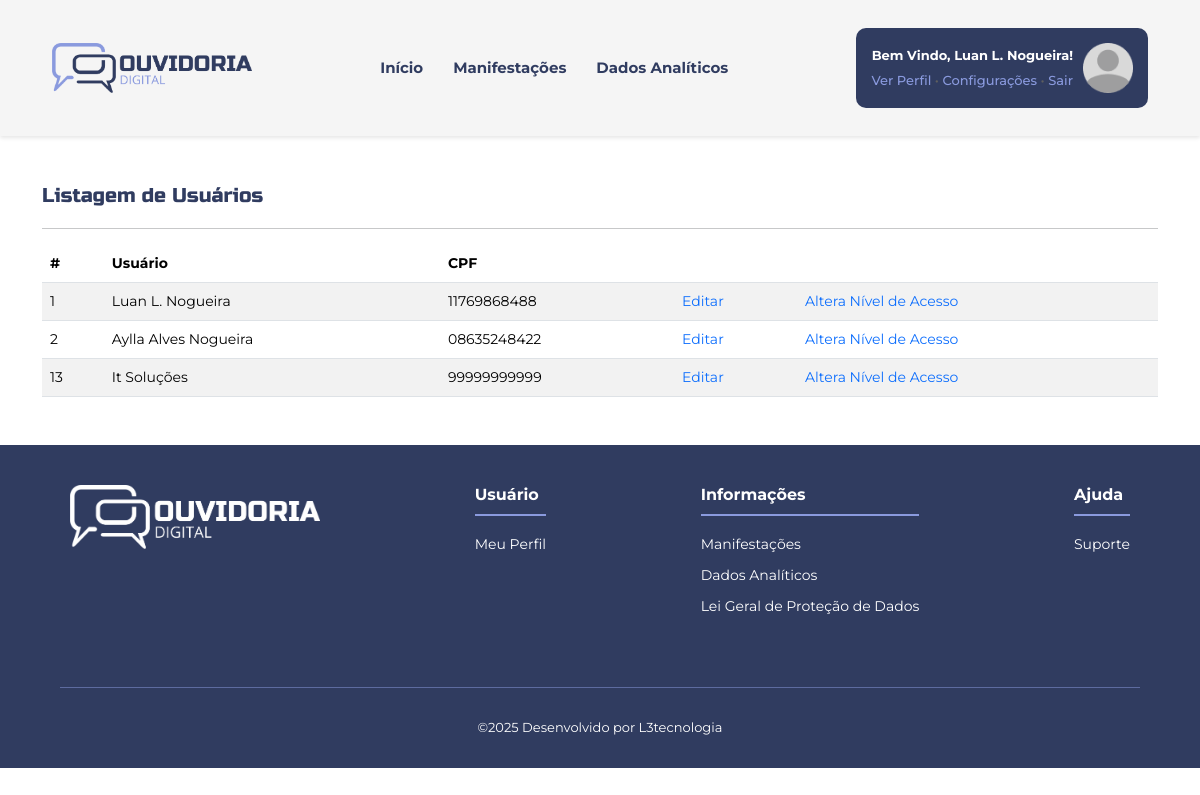
Page /painel_adm/listagem_usuarios.php (signed in) on the committed database.
### tables this page shows
CREATE TABLE `tb_usuario_adm` (
  `id` int(11) NOT NULL,
  `usuario` varchar(200) NOT NULL,
  `cpf` varchar(15) NOT NULL,
  `senha` text NOT NULL,
  `email` varchar(200) NOT NULL,
  `nivel_acesso` varchar(2) NOT NULL,
  `status_atividade` varchar(1) NOT NULL
);

### painel_adm/model/UsuarioAdmModel.php (called while the page is built, shortened)
<?php
class UsuarioAdm
{
    private $conexao;
    public function __construct()
    {
        $this->conexao = new Conexao;
    }
    public function chama_usuarios()
    {
        $query = "SELECT id, usuario, cpf FROM tb_usuario_adm";
        try {
            $conn = $this->conexao->Conectar();
            $stmt = $conn->prepare($query);
            $stmt->execute();
            return $stmt->fetchAll(PDO::FETCH_ASSOC);
        } catch (PDOException $e) {
            throw new Exception('Erro chamar o usuários: ' . $e->getMessage());
        }
    }
}

### painel_adm/listagem_usuarios.php (the view, shortened to what this page needs)
<?php
require 'controladores/header.php';
require 'model/UsuarioAdmModel.php';
$UsuarioAdm = new UsuarioAdm;
$usuarios = $UsuarioAdm->chama_usuarios();
?>
<div class="container my-5">
    <div class="solicitacoes-titlo">
        <h5>Listagem de Usuários</h5>
    </div>
    <hr>
    <div>
        <table class="table table-striped sua-tabela" id="myTable">
            <thead>
                <tr>
                    <th>#</th>
                    <th>Usuário</th>
                    <th>CPF</th>
                    <th></th>
                    <th></th>
                </tr>
            </thead>
            <tbody>
                <?php foreach ($usuarios as $usuario) { ?>
                    <tr>
                        <td><?= $usuario['id'] ?></td>
                        <td><?= $usuario['usuario'] ?></td>
                        <td><?= $usuario['cpf'] ?></td>
                        <td><a href="editar_usuario.php?id=<?= $usuario['id']?>">Editar</a></td>
                        <td><a href="altera_nivel_acesso.php?id=<?= $usuario['id']?>">Altera Nível de Acesso</a></td>
                    </tr>
                <?php } ?>
            </tbody>
        </table>
    </div>
</div>
<?php include_once 'controladores/Footer.php' ?>

### assets/css/style.css (style rules this page uses)
* { margin: 0; padding: 0; box-sizing: border-box; list-style: none; text-decoration: none !important; transition: all 0.3s; }
:root { --cor-primaria: #303c60; --cor-secundaria: #8a9ade; --cor-branca: #ffffff; --cor-bg: #ecf5fb; --cor-cinza: #9e9e9f; --cor-cinza-light: #d9d9d9; --cor-cinza-light2: #f5f5f5; --cor-cinza-dark: #5f5f5f; --cor-amarela: #e9b91a; --cor-lilas: #d8217b; --cor-laranja: #ff7f17; --cor-vermelha: #f72627; --cor-verde: #007833; --cor-azul: #0081f7; --font-titulo: "Russo One", sans-serif; --font-texto: "Montserrat", sans-serif; }
body { font-family: var(--font-texto); font-size: 14px; }
.solicitacoes-titlo h5 { font-size: 20px; color: var(--cor-primaria); font-family: var(--font-titulo); font-weight: 400; margin-bottom: 20px; }

### rows in the picture
tb_usuario_adm: id "1", usuario "Luan L. Nogueira", cpf "11769868488"
tb_usuario_adm: id "2", usuario "Aylla Alves Nogueira", cpf "08635248422"
tb_usuario_adm: id "13", usuario "It Soluções", cpf "99999999999"

### other values in the picture
$_SESSION['nome'] "Luan L. Nogueira"
